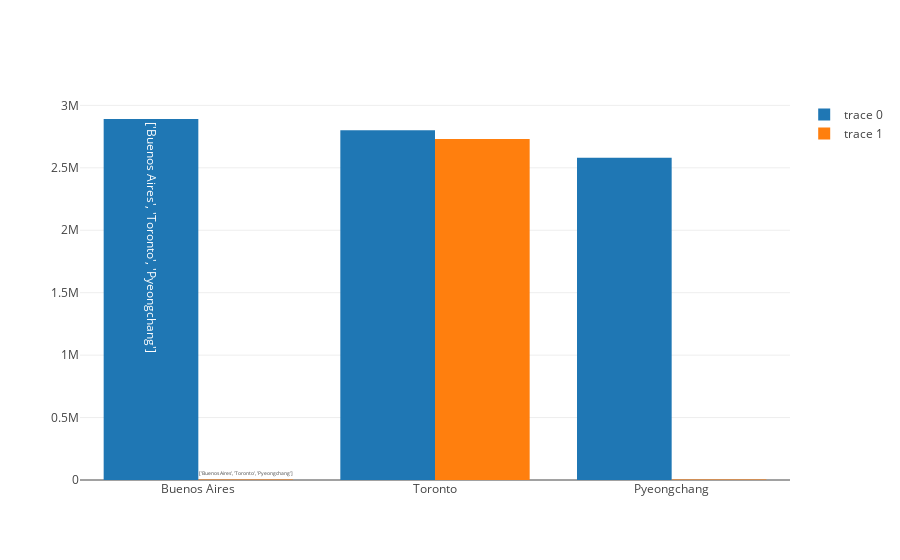

Source (notebook cell):
### Code cell
plotly.offline.iplot([bar_trace_first_three_pops, bar_trace_first_three_areas])

### Figure 1 — Plotly figure (JSON) as saved in the notebook; plotly's stock layout.template omitted (floating-point values rounded to 4 significant figures)
{"data": [{"text": ["['Buenos Aires', 'Toronto', 'Pyeongchang']"], "type": "bar", "uid": "40d766e4-7005-11e9-bb6a-394341138e1d", "x": ["Buenos Aires", "Toronto", "Pyeongchang"], "y": [2891000, 2800000, 2581000]}, {"text": ["['Buenos Aires', 'Toronto', 'Pyeongchang']"], "type": "bar", "uid": "40d76900-7005-11e9-bb6a-394341138e1d", "x": ["Buenos Aires", "Toronto", "Pyeongchang"], "y": [4758, 2731571, 3194]}], "layout": {}}
